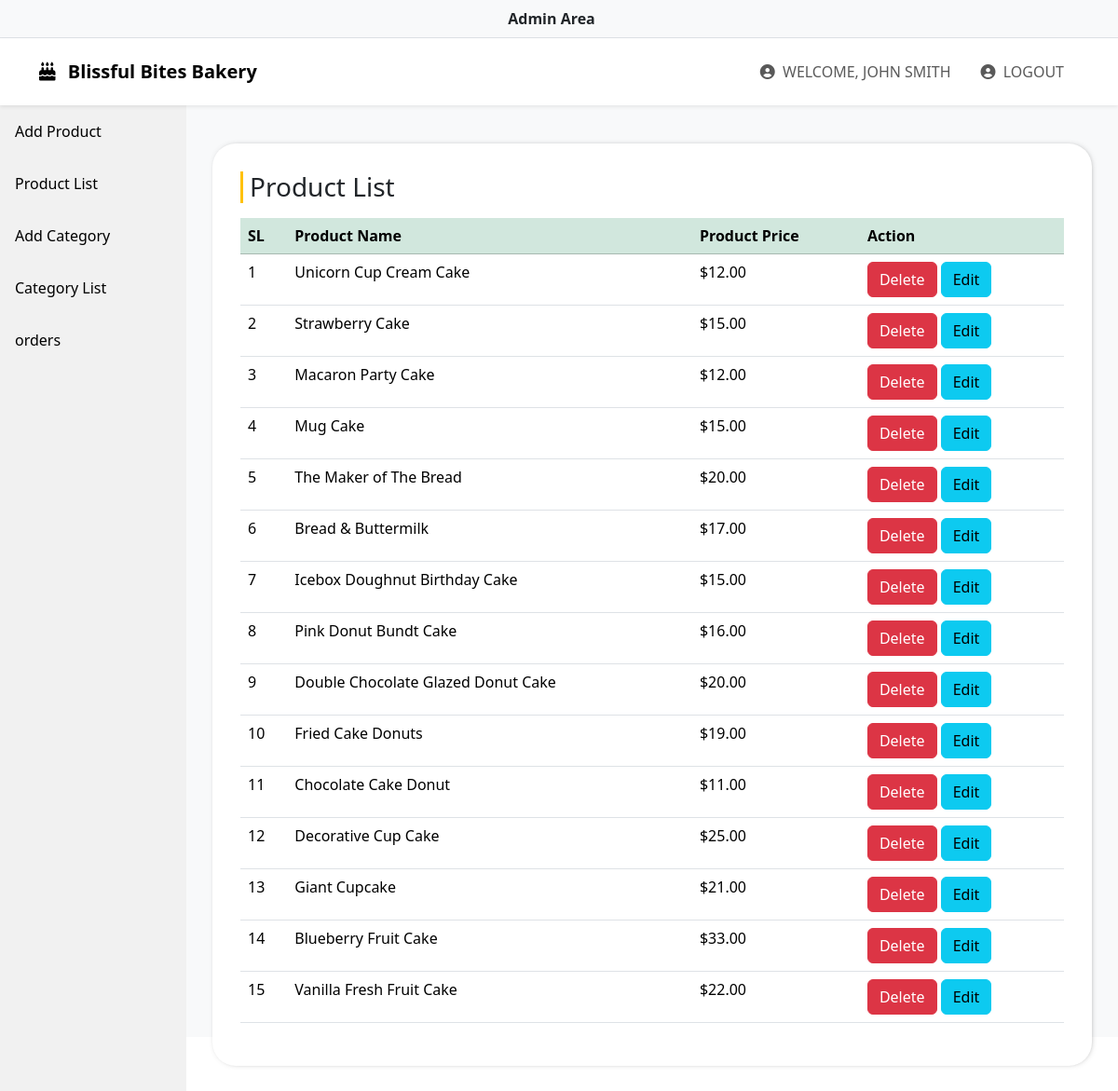
Page /admin/product-list.php (signed in) on the committed database.
### tables this page shows
CREATE TABLE `products` (
  `prod_id` int(11) NOT NULL,
  `prod_name` varchar(100) DEFAULT NULL,
  `price` decimal(10,2) DEFAULT NULL,
  `prod_image` varchar(100) DEFAULT NULL,
  `prod_cat_id` int(11) DEFAULT NULL
);

### admin/product-list.php (the view, shortened to what this page needs)
<?php
include '../includes/dbconnect.php';
?>
<!DOCTYPE html>
<html lang="en">
<?php include '../includes/header.php';?>
<link rel="stylesheet" type="text/css" href="assets/css/style.css">
<body>
<main>
<?php include 'includes/navbar.php'; ?>
<?php include 'includes/sidebar.php'; ?>
<div class="content bg-light">
 <section>
 <div class="container">
 <div class="row">
<div class="col-md-12 mb-5">
				<div class="formdiv">
				<h3 class="title border-left mb-3">Product List</h3>
				   <table class="table">
					<thead class="table-success">
					  <tr>
						<th>SL</th>
						<th>Product Name</th>
						<th>Product Price</th>
						<th>Action</th>
					  </tr>
					</thead>
					<tbody>
					<?php
					$sl = 0;
					$q = mysqli_query($con,"select * from products");
					while($rec = mysqli_fetch_array($q))
					{
					$sl++;
					?>
					  <tr>
						<td><?php echo $sl; ?></td>
						<td><?php echo $rec['prod_name']; ?></td>
						<td>$<?php echo $rec['price']; ?></td>
						<td><a href="product-list.php?del=<?php echo $rec['prod_id']; ?>" class="btn btn-danger">Delete</a>
						<a href="product-edit.php?edit=<?php echo $rec['prod_id']; ?>" class="btn btn-info">Edit</a>
						</td>
					  </tr>
					  <?php
					}
					?>
					</tbody>
				</table>
				</div>
				</div>
 </div>
 </div>
 </section>
</div>
</main>
</body>
</html>

### includes/header.php (shortened to what this page needs)
<head>
  <link href="https://cdn.jsdelivr.net/npm/bootstrap@5.3.2/dist/css/bootstrap.min.css" rel="stylesheet">
  <link href="assets/css/style.css" rel="stylesheet">
  <link rel="stylesheet" href="https://cdnjs.cloudflare.com/ajax/libs/font-awesome/6.4.2/css/all.min.css" />
</head>

### admin/includes/navbar.php (shortened to what this page needs)
<div class="bakeryNav border-bottom py-2 bg-light">
      <div class="container">
        <div class="row">
          <div class="col-lg-12 col-md-12 col-sm-12 col-xs-12 bakeryMobile text-center">
            <span class="d-none d-lg-inline-block d-md-inline-block d-sm-inline-block d-xs-none me-3"><strong>Admin Area</strong></span>
          </div>
        </div>
      </div>
    </div>
    <nav class="navbar navbar-expand-lg bg-white sticky-top navbar-light p-3 shadow-sm">
      <div class="container">
        <a class="navbar-brand" href="index.php"><i class="fa-solid fa-cake me-2"></i> <strong>Blissful Bites Bakery</strong></a>
        <div class=" collapse navbar-collapse" id="navbarNavDropdown">
          <ul class="navbar-nav ms-auto ">
            <li class="nav-item">
              <a class="nav-link mx-2 text-uppercase" href="javascript:void()"><i class="fa-solid fa-circle-user me-1"></i> Welcome, <?php echo $_SESSION['username']; ?></a>
            </li>
            <li class="nav-item">
              <a class="nav-link mx-2 text-uppercase" href="../logout.php"><i class="fa-solid fa-circle-user me-1"></i> Logout</a>
            </li>
          </ul>
        </div>
      </div>
    </nav>

### admin/includes/sidebar.php (shortened to what this page needs)
<div class="sidebar">
  <a  href="index.php">Add Product</a>
  <a href="product-list.php">Product List</a>
  <a href="category.php">Add Category</a>
  <a href="category-list.php">Category List</a>
  <a href="orders.php">orders</a>
</div>

### admin/assets/css/style.css (style rules this page uses)
section { padding: 40px 0px; }
.sidebar { margin: 0; padding: 0; width: 200px; background-color: #f1f1f1; position: fixed; height: 100%; overflow: auto; }
.sidebar a { display: block; color: black; padding: 16px; text-decoration: none; }
div.content { margin-left: 200px; padding: 1px 16px; height: 1000px; }
.formdiv { background-color: #ffffff; padding: 30px; border-radius: 25px; box-shadow: 1px 0px 7px -4px #555; }
.border-left { border-left: 3px solid #ffc107; padding-left: 7px; }

### rows in the picture
products: prod_name "Unicorn Cup Cream Cake", price "12.00"
products: prod_name "Strawberry Cake", price "15.00"
products: prod_name "Macaron Party Cake", price "12.00"
products: prod_name "Mug Cake", price "15.00"
products: prod_name "The Maker of The Bread", price "20.00"
products: prod_name "Bread & Buttermilk", price "17.00"
products: prod_name "Icebox Doughnut Birthday Cake", price "15.00"
products: prod_name "Pink Donut Bundt Cake", price "16.00"
products: prod_name "Double Chocolate Glazed Donut Cake", price "20.00"
products: prod_name "Fried Cake Donuts", price "19.00"
products: prod_name "Chocolate Cake Donut", price "11.00"
products: prod_name "Decorative Cup Cake", price "25.00"
products: prod_name "Giant Cupcake", price "21.00"
products: prod_name "Blueberry Fruit Cake", price "33.00"
products: prod_name "Vanilla Fresh Fruit Cake", price "22.00"

### other values in the picture
$_SESSION['username'] "JOHN SMITH"
